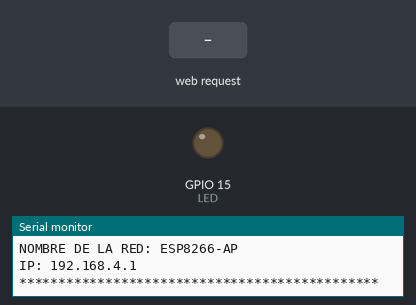
Recording of a sketch running on a simulated ESP8266 (NodeMCU). On the bench: output pins drawn as LEDs (lit = HIGH), the last lines printed to the serial monitor. Inputs (shaded band) come from the test bench.

Above: at 1.4 s.
1.5 s: HTTP request GET /LED_ON received
At 2.4 s:
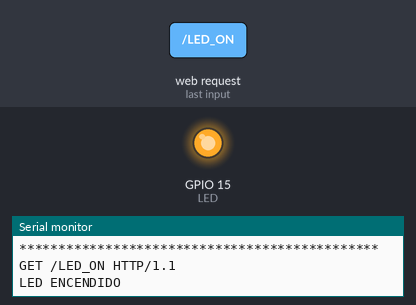
3.0 s: HTTP request GET /LED_OFF received
At 3.5 s:
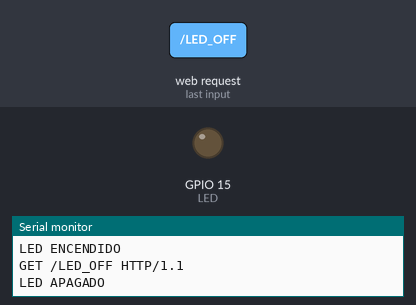
Timing chart, 0 to 6.0 s (numbered marks = the images above; inputs shaded):
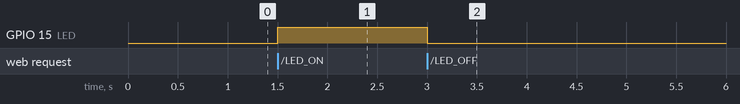

The sketch:

ESP8266_AP_LOCAL_IP_INTERRUPTOR.ino
```cpp
//INCLUIR LIBRERIA WIFI
#include <ESP8266WiFi.h>

// VARIABLES DE RED
const char SSID_AP[] = "ESP8266-AP"; //NOMBRE DE LA RED
const char PASS_AP[] = "";  //CONTRASEÑA

WiFiServer server(80); // PUERTO DEL SERVIDOR

// CODIGO HTML
String header = "HTTP/1.1 200 OK\r\nContent-Type: text/html\r\n\r\n";
String tit = "<!DOCTYPE html><html><head><title>PRUEBA LED</title></head><body><div id='main'><h2>PRUEBA LED ESP8266</h2>";
String bot_1 = "<form id='F1' action='LED_ON'><input class='button' type='submit' value='ON' ></form><br>";
String bot_2 = "<form id='F2' action='LED_OFF'><input class='button' type='submit' value='OFF' ></form><br>";
String fin = "</div></body></html>";

String pet = ""; //PETICIONES AL SERVIDOR

// VARIABLES PARA SALIDAS DEL ESP8266
int LED = 15;

void setup() {
  //VELOCIDAD DEL PUERTO SERIAL
  Serial.begin(115200);

  //DEFINICION DE SALIDAS
  pinMode(LED, OUTPUT);

  //CONFIGURACION DE LA RED
  WiFi.mode(WIFI_AP); //MODO ACCESS POINT
  delay(200);

  //INICIO DE LA RED
  WiFi.softAP(SSID_AP,PASS_AP);

  //ENCABEZADO DEL PUERTO SERIAL
  Serial.println("RED CREADA EN MODO ACCESS POINT");
  Serial.println("\n");
  Serial.print("NOMBRE DE LA RED: ");
  Serial.print(SSID_AP);
  Serial.print("\nIP: ");
  Serial.print(WiFi.softAPIP()); //IP LOCAL DE LA ESP8266
  Serial.println("\n**********************************************");

  server.begin(); //INICIAR SERVIDOR
}


void loop()
{
  //VERIFICAR SI EL SERVIDOR RECIBE UNA CONEXION
  WiFiClient client = server.available();
  if (!client){return;}

  // LEE LAS PETICIONES
  pet = client.readStringUntil('\r');
  Serial.println(pet);

  // CONDICIONALES DE LAS PETICIONES
  if      (pet.indexOf("LED_ON")>0) {Serial.println("LED ENCENDIDO"); digitalWrite(LED,1);}
  else if (pet.indexOf("LED_OFF")>0){Serial.println("LED APAGADO"); digitalWrite(LED,0);}

  //VISTA DEL LADO DEL CLIENTE
  client.flush();
  client.print(header);
  client.print(tit);
  client.print(bot_1);
  client.print(bot_2);
  client.print(fin);

  //RETARDO ENTRE PETICIONES
  delay(10);

}
```

Measured:
- after the input at 1.5 s, GPIO 15 (LED): LOW → HIGH at once
- after the input at 3.0 s, GPIO 15 (LED): HIGH → LOW at once
